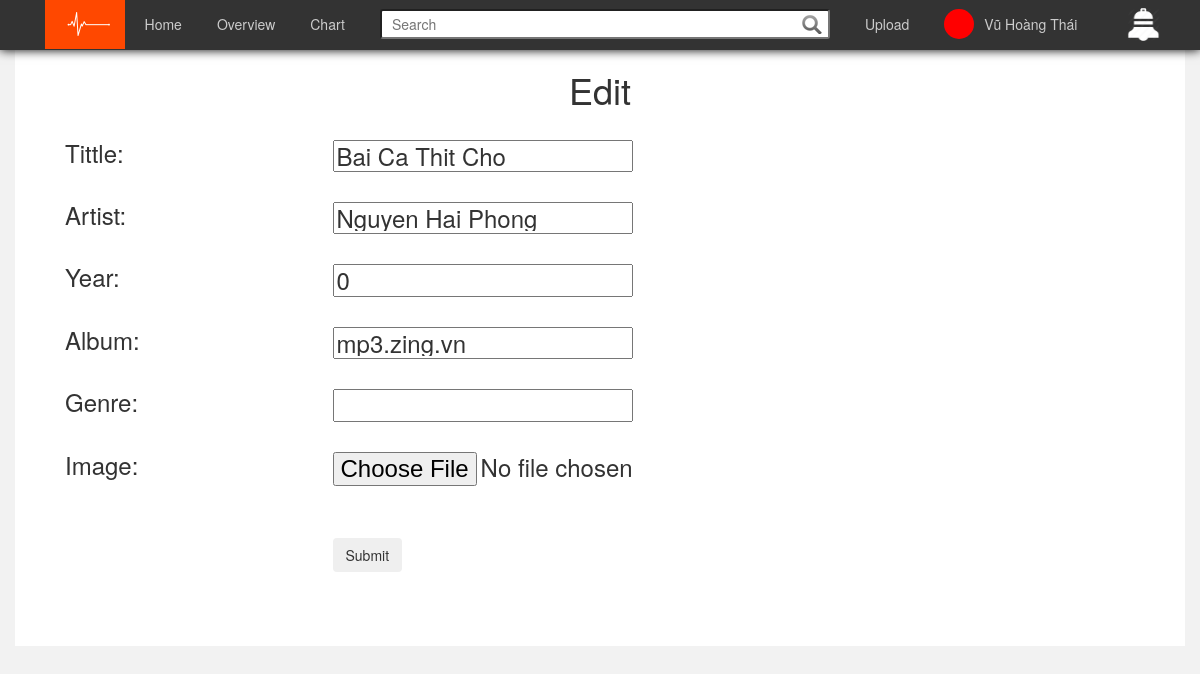
Screenshot of /view/Users/upload_edit.php?id=154 (signed in) with the database file from the repository.
### tables this page shows
CREATE TABLE `song` (
  `songID` int(8) NOT NULL,
  `title` varchar(255) NOT NULL,
  `name` varchar(255) NOT NULL,
  `artist` varchar(50) DEFAULT NULL,
  `length` time DEFAULT NULL,
  `year` int(11) DEFAULT NULL,
  `lyric` text,
  `genre` varchar(100) DEFAULT NULL,
  `image` varchar(255) DEFAULT NULL,
  `album` varchar(50) DEFAULT NULL,
  `viewCount` int(11) NOT NULL DEFAULT '0',
  `likeCount` int(11) NOT NULL DEFAULT '0',
  `uploadTime` datetime DEFAULT NULL,
  `userID` int(8) NOT NULL
);

### view/Users/upload_edit.php (the view, shortened to what this page needs)
<?php
include_once '../layout/header.php';
?>
<!DOCTYPE html>
<html>
<head>
</head>
<?php
if (isset($_GET['id'])) {
	$id = $_GET['id'];
	$db_connect = db_connect();
    $query = "SELECT * FROM song WHERE songID ='$id' ";
    $result = mysql_query($query,$db_connect)or die ("Error in query: $query");
    $row = mysql_fetch_object($result);
    $title = (isset($row->title)) ? $row->title : '';
	$artist = (isset($row->artist)) ? $row->artist : '';
	$year = (isset($row->year)) ? $row->year : 0;
	$album = (isset($row->album)) ? $row->album : '';
	$genre = (isset($row->genre)) ? $row->genre : '';
}
?>
<body>
	<div class="container">
		<h1>Edit</h1>
		<form method="POST" action="../../controller/check_edit_song.php" enctype="multipart/form-data">
			<div class="col span1"><h3>Tittle:</h3></div>
			<div class="col span2"><h3>
				<input type="text" required="required" name="title" value="<?php echo $title;  ?>">
			</h3></div>
			<br/>
			<div class="col span1"><h3>Artist:</h3></div>
			<div class="col span2"><h3>
				<input type="text" name="artist" value="<?php echo $artist;  ?>">
			</h3></div>
			<br/>
			<div class="col span1"><h3>Year:</h3></div>
			<div class="col span2"><h3>
				<input type="text" name="year" value="<?php echo $year;  ?>">
			</h3></div>
			<br/>
			<div class="col span1"><h3>Album:</h3></div>
			<div class="col span2"><h3>
				<input type="text" name="album" value="<?php echo $album;  ?>">
			</h3></div>
			<br/>
			<div class="col span1"><h3>Genre:</h3></div>
			<div class="col span2"><h3>
				<input type="text" name="genre" value="<?php echo $genre;  ?>">
			</h3></div>
			<br/>
			<div class="col span1"><h3>Image:</h3></div>
			<div class="col span2"><h3>
			<input type="file"  name="fileToUpload" id="fileToUpload">
			<br/>
			<br/>
			<input type="submit" class="btn" value="Submit" name="submit">
		</form>
	</div>
</body>
</html>

### rows the page displays
song: title "Bai Ca Thit Cho", artist "Nguyen Hai Phong", year "0", album "mp3.zing.vn"

### other values shown
$u->name "Vũ Hoàng Thái"
